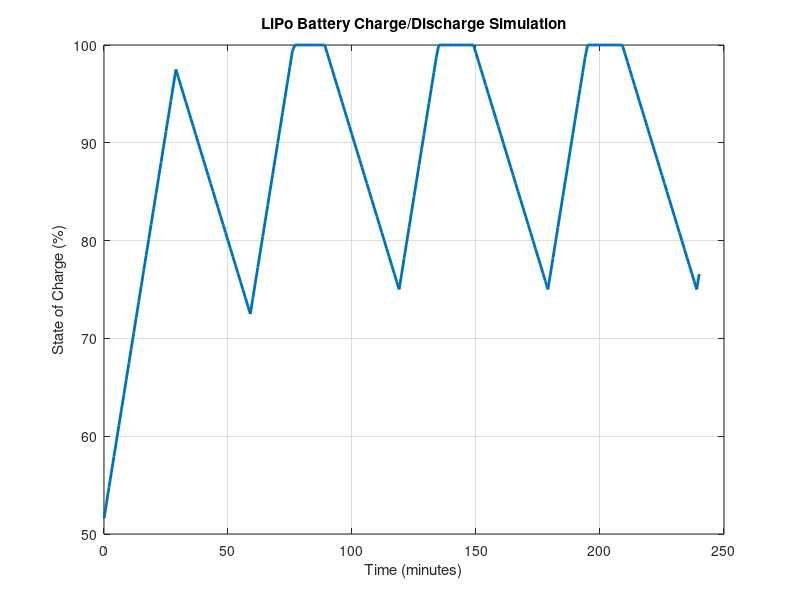

Write the MATLAB code that produced this figure.
% LiPo Battery Charge/Discharge Simulation

% Parameters
capacity = 2000; % Battery capacity in mAh (milliampere-hour)
initial_SOC = 50; % Initial State of Charge in percentage (0-100)
charge_C_rate = 1; % Charging rate in C-rate (e.g., 1C means full charge in 1 hour)
discharge_C_rate = 0.5; % Discharging rate in C-rate (e.g., 0.5C means full discharge in 2 hours)
time_step = 1; % Time step in minutes
total_time = 240; % Total simulation time in minutes
charge_efficiency = 0.95; % Charging efficiency (95%)

% Convert capacity from mAh to Ah for calculations
capacity_Ah = capacity / 1000; 

% Initialize SOC
SOC = initial_SOC;

% Initialize time array
time = 0:time_step:total_time;

% Initialize SOC array
SOC_array = zeros(size(time));

% Simulation loop
for i = 1:length(time)
    % Check if charging or discharging
    if mod(time(i), 60) < 30 % Example: charge for 30 minutes every hour
        % Charging
        SOC = SOC + (charge_C_rate * capacity_Ah * (time_step / 60)) * charge_efficiency / capacity_Ah * 100;
    else
        % Discharging
        SOC = SOC - (discharge_C_rate * capacity_Ah * (time_step / 60)) / capacity_Ah * 100;
    end
    
    % Ensure SOC stays within bounds (0-100%)
    SOC = max(0, min(100, SOC));
    
    % Store SOC in array
    SOC_array(i) = SOC;
end

% Plot SOC over time
figure;
plot(time, SOC_array, 'LineWidth', 2);
xlabel('Time (minutes)');
ylabel('State of Charge (%)');
title('LiPo Battery Charge/Discharge Simulation');
grid on;

